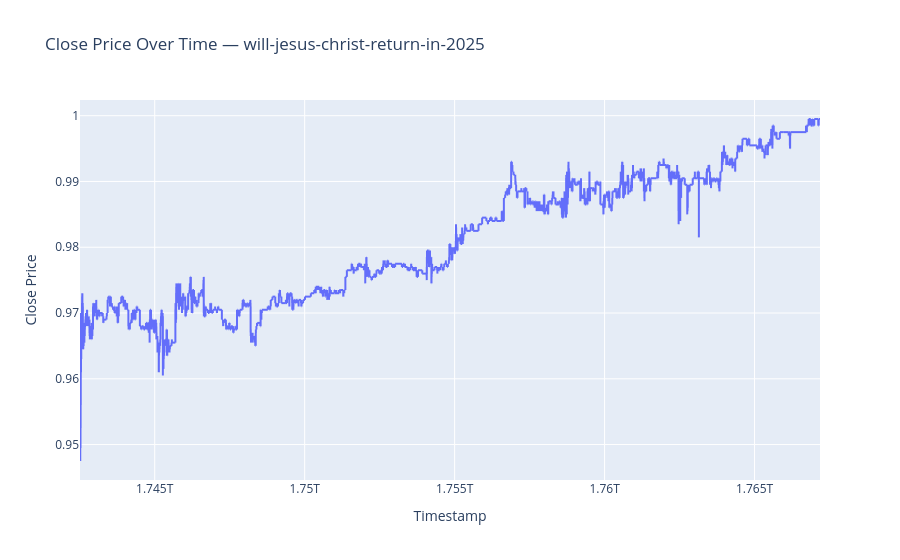

Notebook source saved alongside this figure:
### Code cell
import plotly.express as px

fig = px.line(
    market_data.df,
    x='timestamp',
    y='close',
    title=f'Close Price Over Time — {MARKET_SLUG}',
    labels={'timestamp_formatted': 'Timestamp', 'close': 'Close Price'},
)
fig.update_layout(xaxis_title='Timestamp', yaxis_title='Close Price')
fig.show()

### Figure 1 — Plotly figure (JSON) as saved in the notebook; plotly's stock layout.template omitted (floating-point values rounded to 4 significant figures; data arrays with more than 128 entries replaced by an {"elided": "..."} marker saying what was removed)
{"data": [{"hovertemplate": "timestamp=%{x}<br>Close Price=%{y}<extra></extra>", "legendgroup": "", "line": {"color": "#636efa", "dash": "solid"}, "marker": {"symbol": "circle"}, "mode": "lines", "name": "", "showlegend": false, "type": "scattergl", "x": {"elided": "41123 float values"}, "xaxis": "x", "y": {"elided": "41123 float values"}, "yaxis": "y"}], "layout": {"legend": {"tracegroupgap": 0}, "title": {"text": "Close Price Over Time — will-jesus-christ-return-in-2025"}, "xaxis": {"anchor": "y", "domain": [0, 1], "title": {"text": "Timestamp"}}, "yaxis": {"anchor": "x", "domain": [0, 1], "title": {"text": "Close Price"}}}}
